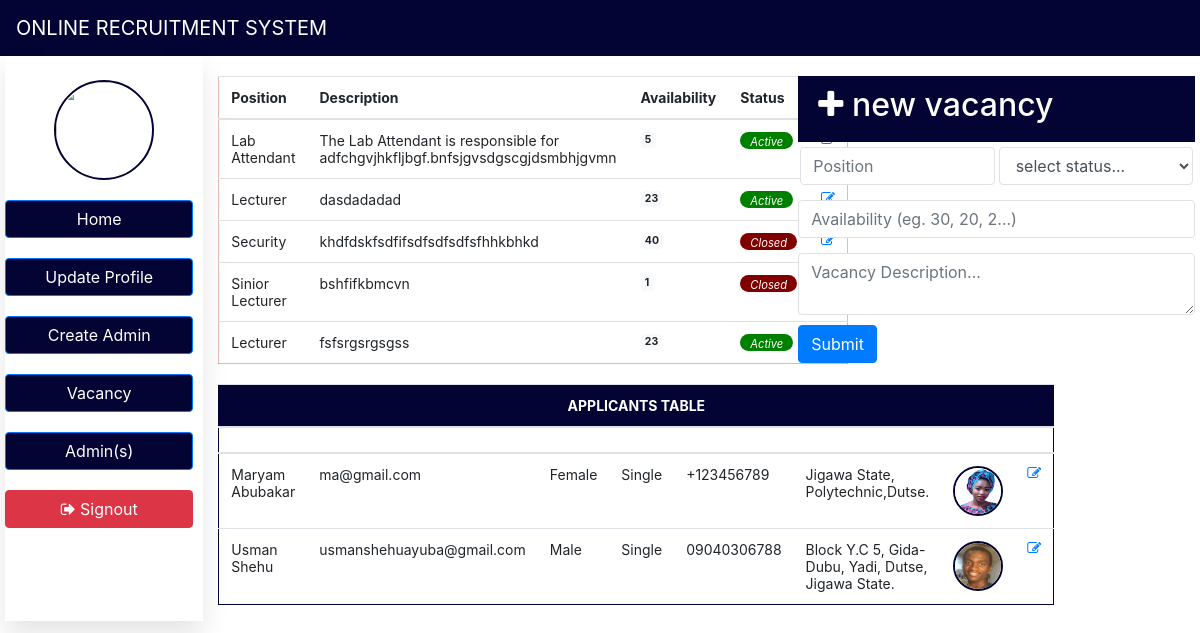
/admin/pages/vacancy.php, run on the app's committed database.
### tables this page shows
CREATE TABLE `vacancy_tbl` (
  `id` int(11) NOT NULL,
  `positionname` varchar(30) NOT NULL,
  `availablity` int(20) NOT NULL,
  `status` varchar(20) NOT NULL,
  `description` text NOT NULL
);

CREATE TABLE `applicants_tbl` (
  `id` int(11) NOT NULL,
  `fname` varchar(40) NOT NULL,
  `surname` varchar(40) NOT NULL,
  `email` varchar(40) NOT NULL,
  `password` varchar(50) NOT NULL,
  `gender` varchar(50) NOT NULL,
  `maritalstatus` varchar(50) NOT NULL,
  `contact` varchar(50) NOT NULL,
  `address` varchar(100) NOT NULL,
  `score` int(50) NOT NULL,
  `image` text NOT NULL
);

### admin/pages/vacancy.php (the view, shortened to what this page needs)
<?php include("header.php"); ?>
<?php include("nav.php"); ?>
<?php
	include("../../dbconn.php");
 ?>
<div class="containe">
	<div class="row">
		<div class="col-md-2">
			<?php
			$picture="<img src='uploaded_imgs/".$_SESSION["image"]."' width='100' height='100'>";
			echo("<br>");
			echo "<center class='img'>$picture </center>";
			 ?>
			 <a href="home.php" class="btn btn-primary btn-width">Home</a>
			<a href="updateprofile.php" class="btn btn-primary btn-width">Update Profile</a>
			<a href="signup.php" class="btn btn-primary btn-width">Create Admin</a>
			<a href="vacancy.php" class="btn btn-primary btn-width">Vacancy</a>
			<a href="admin.php" class="btn btn-primary btn-width">Admin(s)</a>
			<a href="../login.php" class="btn btn-danger btn-width"><i class="fa fa-sign-out"></i> Signout</a>
		</div>
		<div class="col-md-6">
<table class="table table-hover" style="border:1px solid #bc303159; font-size: 14px;">
  <thead>
    <tr>
      <th scope="col">Position</th>
      <th scope="col">Description</th>
      <th scope="col">Availability</th>
      <th scope="col">Status</th>
      <th scope="col"><i class="fa fa-gear"></i></th>
    </tr>
  </thead>
  <tbody>
<?php
		$query=mysqli_query($connect, "SELECT * FROM `vacancy_tbl` \n" . " ORDER BY `id` DESC");
		while($row=mysqli_fetch_array($query)) {
			$id=$row['id'];
			$positionname = $row['positionname'];
			$availablity = $row["availablity"];
			$status = $row["status"];
			$description = $row["description"];
			$element_class = ($row["status"] == "Active") ? "activebadge" : "closedbadge";
			echo "
					 <tr>
				      <td>$positionname</td>
				      <td>$description</td>
				      <td><span class='badge badge-light'>$availablity</span></td>
				      <td><i class='$element_class'><small>$status</small></i></td>
				      <td><a href=\"massage.php?id=$id&positionnames=$positionname\"><i class='fa fa-edit'></i></a></td>
				    </tr>
			";
}
		?>
				  </tbody>
				</table>
				<table class="table table-hover" style="border:1px solid #040434; font-size: 14px;">
  <thead>
  	<tr>
      <th colspan="8" scope="col" class="vacancyhead"><center>APPLICANTS TABLE</center></th>
    </tr>
    <tr>
      <th scope="col"></th>
      <th scope="col"></th>
      <th scope="col"></th>
      <th scope="col"></th>
      <th scope="col"></th>
      <th scope="col"></th>
      <th scope="col"></th>
      <th scope="col"></th>
    </tr>
  </thead>
  <tbody>
<?php
		$query=mysqli_query($connect, "SELECT * FROM `applicants_tbl` \n" . " ORDER BY `id` DESC");
		while($row=mysqli_fetch_array($query)) {
			$id=$row['id'];
			$fname = $row['fname'];
			$surname = $row['surname'];
			$gender = $row['gender'];
			$email = $row['email'];
			$maritalstatus = $row["maritalstatus"];
			$contact = $row["contact"];
			$address = $row["address"];
			$image = $row["image"];
			$image="<img src='../../pages/uploaded_imgs/". $image ."' width='50' height='50'>";
			echo "
					 <tr>
				      <td>$fname $surname</td>
				      <td>$email</td>
				      <td>$gender</td>
				      <td>$maritalstatus</td>
				      <td>$contact</td>
				      <td>$address</td>
				      <td>$image</td>
				      <td><a href=\"massage.php?id=$id&fnames=$fname\"><i class='fa fa-edit'></i></a></td>
				    </tr>
			";
}
		?>
				  </tbody>
				</table>
		</div>
		<div class="col-md-4">
				<form method="POST" action="">
					<div class="row"><?php if(isset($result)) echo "$result"; ?>
						<div class="vacancyhead"><h2><i class="fa fa-plus"></i> new vacancy</h2></div>
						<div class="col">
							<input type="text" name="positionname" class="form-control margin border" placeholder="Position">
						</div>
						<div class="col">
							<select type="text" name="status" class="form-control margin border">
								<option>select status...</option>
							</select>
						</div>
						<input type="text" name="availablity" class="form-control margin border" placeholder="Availability (eg. 30, 20, 2...)">
						<textarea type="text" name="description" class="form-control margin border"placeholder="Vacancy Description..."></textarea>
						<input type="submit" name="" class="btn btn-primary" >
					</div>
				</form>
			</div>
		</div>
	</div>

### admin/pages/header.php (shortened to what this page needs)
<link rel="stylesheet" type="text/css" href="../css/font-awesome-4.7.0/css/font-awesome.min.css">
    <link rel="stylesheet" type="text/css" href="../css/bootstrap.min.css">

### admin/pages/nav.php (shortened to what this page needs)
<link rel="stylesheet" type="text/css" href="../css/font-awesome-4.7.0/css/font-awesome.min.css">
  <link rel="stylesheet" type="text/css" href="../css/bootstrap.min.css">
<nav class="navbar navbar-expand-lg navbar-light bg-light" style="background:#040434!important;color:white!important;">
  <a class="navbar-brand" href="#"><center>ONLINE RECRUITMENT SYSTEM</center></a>
</nav>

### admin/pages/nav.php (style rules this page uses)
.navbar-brand { color: white!important; }
.btn-primary { color: #fff; background-color:#040434; border-color: #1e7e34; }

### admin/pages/vacancy.php (style rules this page uses)
.margin { margin-bottom: 10px; margin-top: 5px; }
.col { padding-right: 2px!important; padding-left: 2px; color: rgb(40 167 69); }
.vacancyhead { background: #040434; color: white; margin-top: 20px; padding: 10px; padding-left: 20px; padding-right: 20px; width: 100%; }
table { margin-top: 20px; width: 100%; }
.btn-width { width:95%; margin-top: 20px;background: #040434; }
.containe { margin-right:20px!important; margin-left:20px!important; }
img { border: 2px solid #040434; border-radius: 50px; }
table { border: 1px solid rgb(0 0 0 / 8%); }
form { width:100%; }
.col-md-2 { box-shadow:0 15px 25px rgb(0,0,0,0.1); padding: 0px; }
.btn-danger { background: #dc3545; }
.activebadge { background:green;color:white;padding-right:10px;padding-left:10px; border-radius:50px; }
.closedbadge { background:maroon;color:white;padding-right:10px;padding-left:10px; border-radius:50px; }

### data on the page
vacancy_tbl: positionname "Lab Attendant", description "The Lab Attendant is responsible for adfchgvjhkfljbgf.bnfsjgvsdgscgjdsmbhjgvmn", availablity "5", status "Active"
vacancy_tbl: positionname "Lecturer", description "dasdadadad", availablity "23", status "Active"
vacancy_tbl: positionname "Security", description "khdfdskfsdfifsdfsdfsdfsfhhkbhkd", availablity "40", status "Closed"
vacancy_tbl: positionname "Sinior Lecturer", description "bshfifkbmcvn", availablity "1", status "Closed"
vacancy_tbl: positionname "Lecturer", description "fsfsrgsrgsgss", availablity "23", status "Active"
applicants_tbl: fname "Maryam", surname "Abubakar", email "ma@gmail.com", gender "Female", maritalstatus "Single", contact "+123456789", address "Jigawa State, Polytechnic,Dutse.", image (picture)
applicants_tbl: fname "Usman", surname "Shehu", email "usmanshehuayuba@gmail.com", gender "Male", maritalstatus "Single", contact "09040306788", address "Block Y.C 5, Gida-Dubu, Yadi, Dutse, Jigawa State.", image (picture)
